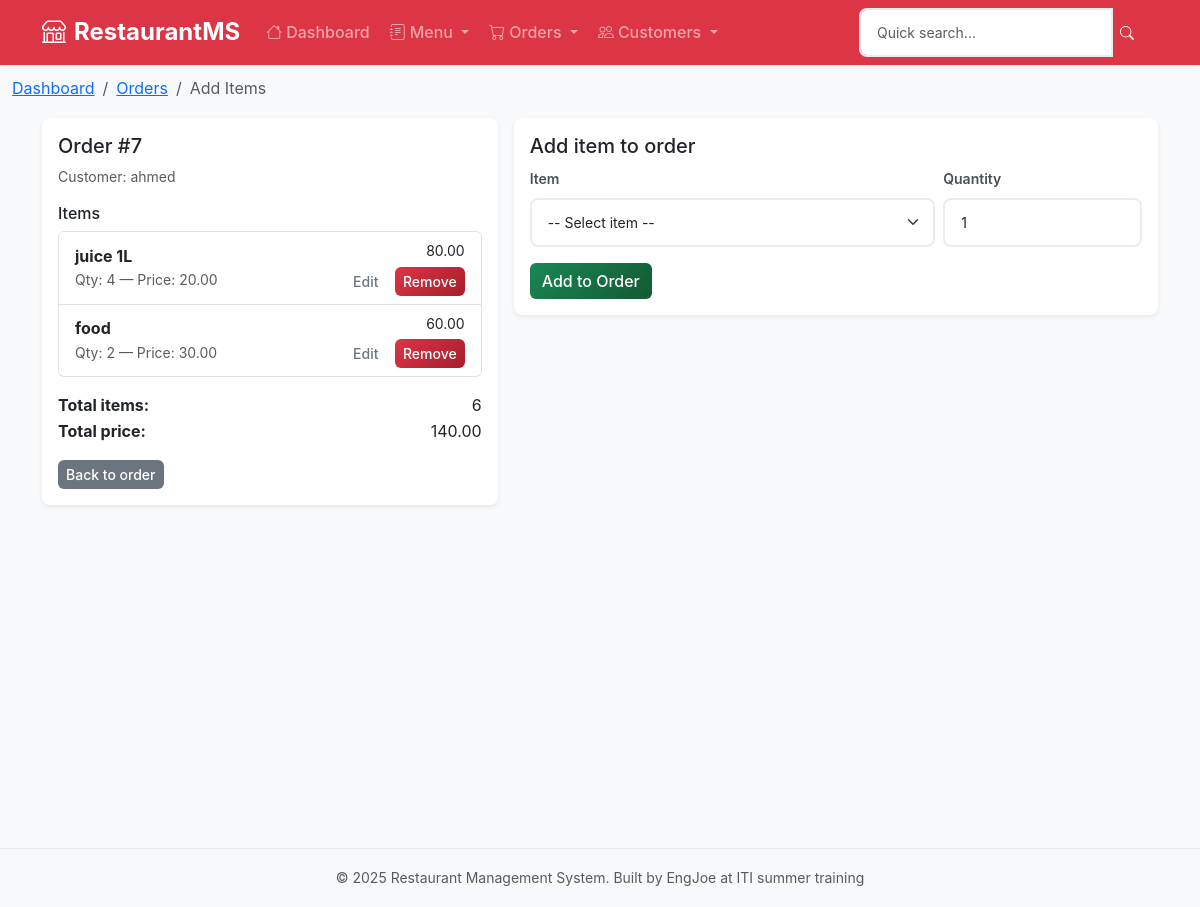
/orders/7/add-items/, run on the app's committed database.
### orders/models.py (models this page shows, shortened)
class Order(models.Model):
    STATUS_CHOICES = [
        ('pending', 'Pending'),
        ('confirmed', 'Confirmed'),
        ('preparing', 'Preparing'),
        ('ready', 'Ready'),
        ('delivered', 'Delivered'),
        ('cancelled', 'Cancelled'),
    ]
    customer = models.ForeignKey(Customer, on_delete=models.CASCADE, related_name='orders')
    status = models.CharField(max_length=20, choices=STATUS_CHOICES, default='pending')
    notes = models.TextField(blank=True)
    created_at = models.DateTimeField(auto_now_add=True)
    updated_at = models.DateTimeField(auto_now=True)
    def total_price(self):
        return sum(item.get_total_price() for item in self.items.all())
    def total_items(self):
        return sum(item.quantity for item in self.items.all())

class OrderItem(models.Model):
    order = models.ForeignKey(Order, on_delete=models.CASCADE, related_name='items')
    item = models.ForeignKey(Item, on_delete=models.CASCADE)
    quantity = models.PositiveIntegerField()
    price = models.DecimalField(max_digits=10, decimal_places=2)  # Store price at time of order
    def get_total_price(self):
        return self.quantity * self.price

### customers/models.py (models this page shows, shortened)
class Customer(models.Model):
    name = models.CharField(max_length=200)
    email = models.EmailField(blank=True)
    phone = models.CharField(max_length=20)
    address = models.TextField(blank=True)
    created_at = models.DateTimeField(auto_now_add=True)
    updated_at = models.DateTimeField(auto_now=True)

### menu/models.py (models this page shows, shortened)
class Item(models.Model):
    name = models.CharField(max_length=200)
    description = models.TextField(blank=True)
    price = models.DecimalField(max_digits=10, decimal_places=2)
    category = models.ForeignKey(Category, on_delete=models.CASCADE, related_name='items')
    image = models.ImageField(upload_to='menu_items/', blank=True, null=True)
    is_available = models.BooleanField(default=True)
    created_at = models.DateTimeField(auto_now_add=True)
    updated_at = models.DateTimeField(auto_now=True)

### orders/views.py (the view)
# urls.py: path('<int:order_id>/add-items/', views.add_items_to_order, name='add_items'),
def add_items_to_order(request, order_id):
    order = get_object_or_404(Order, id=order_id)
    if request.method == 'POST':
        form = OrderItemForm(request.POST)
        if form.is_valid():
            order_item = form.save(commit=False)
            order_item.order = order
            order_item.price = order_item.item.price  # Set current price
            existing_item = OrderItem.objects.filter(
                order=order, item=order_item.item
            ).first()
            if existing_item:
                existing_item.quantity += order_item.quantity
                existing_item.save()
                messages.success(request, f'Updated quantity for {order_item.item.name}')
            else:
                order_item.save()
                messages.success(request, f'Added {order_item.item.name} to order')
            return redirect('orders:add_items', order_id=order.id)
    else:
        form = OrderItemForm()
    order_items = order.items.select_related('item').all()
    available_items = Item.objects.filter(is_available=True).order_by('category', 'name')
    context = {
        'order': order,
        'form': form,
        'order_items': order_items,
        'available_items': available_items,
        'total_price': order.total_price(),
        'total_items': order.total_items(),
    }
    return render(request, 'orders/add_items.html', context)

### orders/forms.py
class OrderItemForm(forms.ModelForm):
    class Meta:
        model = OrderItem
        fields = ['item', 'quantity']
    def __init__(self, *args, **kwargs):
        super().__init__(*args, **kwargs)
        self.fields['item'].queryset = Item.objects.filter(is_available=True)
        self.helper = FormHelper()
        self.helper.form_show_labels = False
        self.helper.layout = Layout(
            Row(
                Column('item', css_class='form-group col-md-8 mb-0'),
                Column('quantity', css_class='form-group col-md-4 mb-0'),
                css_class='form-row'
            ),
            Submit('submit', 'Add to Order', css_class='btn btn-success btn-sm')
        )

### orders/templates/orders/add_items.html (shortened to what this page needs)
{% extends "base.html" %}
{% load crispy_forms_tags %}
{% block breadcrumb %}
<nav aria-label="breadcrumb">
  <ol class="breadcrumb mb-3">
    <li class="breadcrumb-item"><a href="{% url 'dashboard' %}">Dashboard</a></li>
    <li class="breadcrumb-item"><a href="{% url 'orders:order_list' %}">Orders</a></li>
    <li class="breadcrumb-item active">Add Items</li>
  </ol>
</nav>
{% endblock %}
{% block content %}
<div class="container mt-3">
  <div class="row g-3">
    <div class="col-md-5">
      <div class="card shadow-sm">
        <div class="card-body">
          <h5 class="card-title">Order #{{ order.id }}</h5>
          <p class="small text-muted mb-2">Customer: {{ order.customer.name }}</p>
          <h6 class="mt-3">Items</h6>
          <ul class="list-group mb-3">
            {% for oi in order.items.all %}
              <li class="list-group-item d-flex justify-content-between align-items-center">
                <div>
                  <strong>{{ oi.item.name }}</strong>
                  <div class="small text-muted">Qty: {{ oi.quantity }} — Price: {{ oi.price }}</div>
                </div>
                <div class="text-end">
                  <div class="small mb-1">{{ oi.get_total_price }}</div>
                  <a href="{% url 'orders:update_item' order.pk oi.pk %}" class="btn btn-sm btn-outline-secondary">Edit</a>
                  <a href="{% url 'orders:remove_item' order.pk oi.pk %}" class="btn btn-sm btn-danger ms-1">Remove</a>
                </div>
              </li>
            {% empty %}
              <li class="list-group-item text-muted">No items yet.</li>
            {% endfor %}
          </ul>
          <div class="d-flex justify-content-between">
            <div class="fw-bold">Total items:</div>
            <div>{{ order.total_items }}</div>
          </div>
          <div class="d-flex justify-content-between">
            <div class="fw-bold">Total price:</div>
            <div>{{ order.total_price }}</div>
          </div>
          <div class="mt-3">
            <a href="{% url 'orders:order_detail' order.pk %}" class="btn btn-sm btn-secondary">Back to order</a>
          </div>
        </div>
      </div>
    </div>
    <div class="col-md-7">
      <div class="card shadow-sm">
        <div class="card-body">
          <h5 class="card-title">Add item to order</h5>
          <form method="post" action="{% url 'orders:add_items' order.pk %}">
            {% if order_item_form %}
              {{ order_item_form|crispy }}
            {% else %}
              <div class="row g-2 align-items-center">
                <div class="col-md-8">
                  <label class="form-label small">Item</label>
                  <select name="item" class="form-select form-select-sm" required>
                    <option value="">-- Select item --</option>
                  </select>
                </div>
                <div class="col-md-4">
                  <label class="form-label small">Quantity</label>
                  <input type="number" name="quantity" min="1" value="1" class="form-control form-control-sm" required>
                </div>
              </div>
            {% endif %}
            <div class="mt-3">
              <button type="submit" class="btn btn-success">Add to Order</button>
            </div>
          </form>
        </div>
      </div>
    </div>
  </div>
</div>
{% endblock %}

### static/css/custom.css (style rules this page uses)
:root { --primary-color: #0d6efd; --secondary-color: #6c757d; --success-color: #198754; --warning-color: #ffc107; --danger-color: #dc3545; --info-color: #0dcaf0; --light-color: #f8f9fa; --dark-color: #212529; --border-radius: 0.5rem; --box-shadow: 0 0.125rem 0.25rem rgba(0, 0, 0, 0.075); --box-shadow-lg: 0 0.5rem 1rem rgba(0, 0, 0, 0.15); --transition: all 0.3s ease-in-out; }
* { box-sizing: border-box; }
body { font-family: 'Inter', -apple-system, BlinkMacSystemFont, 'Segoe UI', Roboto, sans-serif; background-color: #f8f9fa; line-height: 1.6; }
.card { border: none; border-radius: var(--border-radius); box-shadow: var(--box-shadow); transition: var(--transition); overflow: hidden; }
.btn { border-radius: 0.375rem; font-weight: 500; transition: var(--transition); border: none; }
.btn-success { background: linear-gradient(135deg, #198754, #145a32); }
.btn-danger { background: linear-gradient(135deg, #dc3545, #a71e2a); }
.form-control, .form-select { border: 2px solid #e9ecef; border-radius: 0.5rem; transition: var(--transition); padding: 0.75rem 1rem; }
.form-label { font-weight: 600; color: #495057; margin-bottom: 0.5rem; }

### templates/base.html (style rules this page uses)
:root { --primary-color: #dc3545; --secondary-color: #6c757d; --success-color: #198754; --warning-color: #ffc107; --danger-color: #dc3545; --info-color: #0dcaf0; }

### data on the page
Order: id "7", customer.name "ahmed", total_items "6", total_price "140.00"
OrderItem: item.name "juice 1L", quantity "4", price "20.00", get_total_price "80.00"
OrderItem: item.name "food", quantity "2", price "30.00", get_total_price "60.00"
